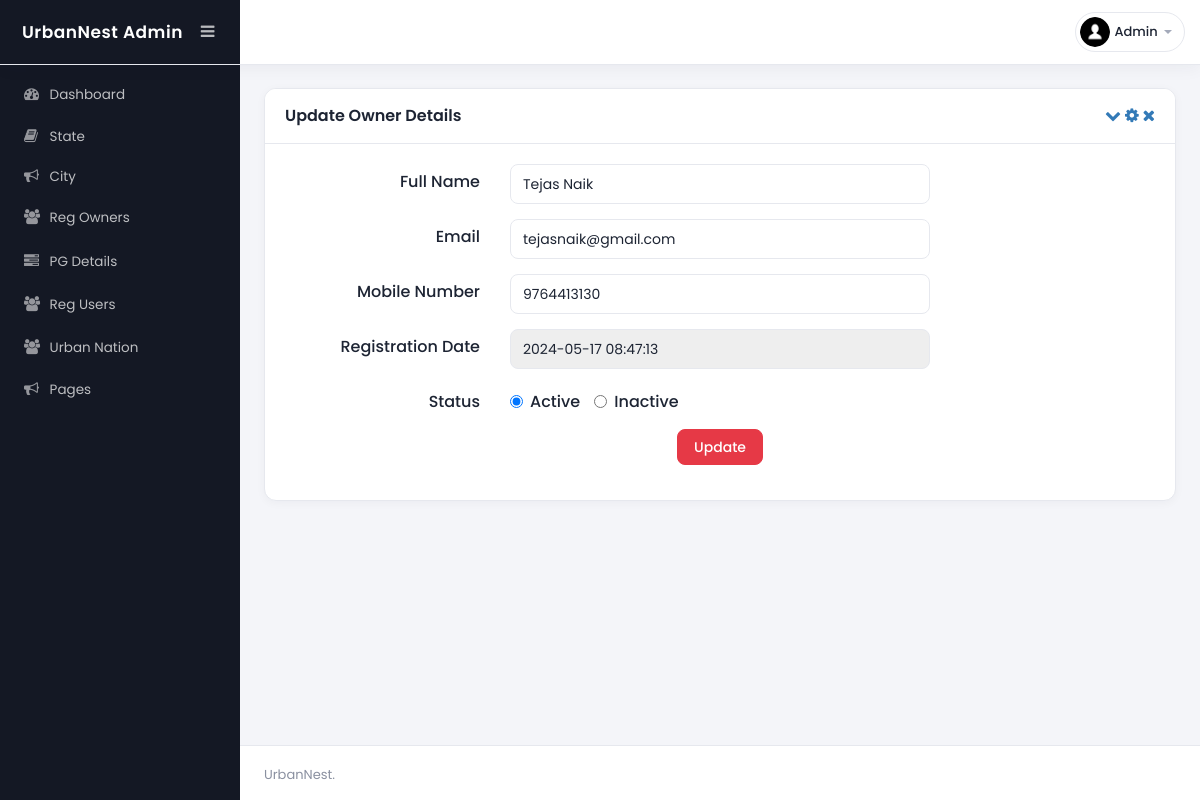
Screenshot of /admin/edit-ownerdetails.php?editid=12 (signed in) with the database file from the repository.
### tables this page shows
CREATE TABLE `tblowner` (
  `ID` int(10) NOT NULL,
  `FullName` varchar(200) DEFAULT NULL,
  `Email` varchar(200) DEFAULT NULL,
  `MobileNumber` bigint(10) DEFAULT NULL,
  `Password` varchar(120) DEFAULT NULL,
  `RegDate` timestamp NULL DEFAULT current_timestamp(),
  `VerificationFile` varchar(255) NOT NULL,
  `status` tinyint(1) NOT NULL DEFAULT 0
);

### includes/security.php (called while the page is built, shortened)
<?php
function h($value): string
{
    return htmlspecialchars((string) ($value ?? ''), ENT_QUOTES, 'UTF-8');
}
function current_admin_id(): int
{
    return (int) ($_SESSION['pgasaid'] ?? 0);
}

### admin/edit-ownerdetails.php (the view, shortened to what this page needs)
<?php
require_once __DIR__ . '/../includes/security.php';
include('includes/dbconnection.php');
$eid = (int) ($_GET['editid'] ?? 0);
?>
    <!DOCTYPE html>
    <head>
        <link rel="stylesheet" href="css/bootstrap.min.css">
        <link href="css/style.css" rel='stylesheet' type='text/css' />
        <link href="css/style-responsive.css" rel="stylesheet" />
        <link rel="stylesheet" href="css/font.css" type="text/css" />
        <link href="css/font-awesome.css" rel="stylesheet">
<link rel="stylesheet" href="../css/panel.css">
</head>
    <body>
        <section id="container">
            <?php include_once('includes/header.php'); ?>
            <?php include_once('includes/sidebar.php'); ?>
            <section id="main-content">
                <section class="wrapper">
                    <div class="form-w3layouts">
                        <div class="row">
                            <div class="col-lg-12">
                                <section class="panel">
                                    <header class="panel-heading">
                                        Update Owner Details
                                        <span class="tools pull-right">
                                            <a class="fa fa-chevron-down" href="javascript:;"></a>
                                            <a class="fa fa-cog" href="javascript:;"></a>
                                            <a class="fa fa-times" href="javascript:;"></a>
                                        </span>
                                    </header>
                                    <div class="panel-body">
                                        <div class="form">
                                            <?php
                                            $ret = mysqli_query($con, "select * from tblowner where ID=" . $eid);
                                            ?>
                                                <form class="cmxform form-horizontal " method="post" action="">
                                            <?php
                                            while ($row = mysqli_fetch_array($ret)) {
                                            ?>
                                                    <div class="form-group ">
                                                        <label for="adminname" class="control-label col-lg-3">Full Name</label>
                                                        <div class="col-lg-6">
                                                            <input class=" form-control" id="fullname" name="fullname" type="text" value="<?php echo h($row['FullName']); ?>" required="true">
                                                        </div>
                                                    </div>
                                                    <div class="form-group ">
                                                        <label for="email" class="control-label col-lg-3">Email</label>
                                                        <div class="col-lg-6">
                                                            <input class="form-control " id="email" name="email" type="email" value="<?php echo h($row['Email']); ?>" required="true">
                                                        </div>
                                                    </div>
                                                    <div class="form-group ">
                                                        <label for="username" class="control-label col-lg-3">Mobile Number</label>
                                                        <div class="col-lg-6">
                                                            <input class="form-control " id="contactnumber" name="contactnumber" type="text" value="<?php echo h($row['MobileNumber']); ?>" required="true">
                                                        </div>
                                                    </div>
                                                    <div class="form-group ">
                                                        <label for="username" class="control-label col-lg-3">Registration Date</label>
                                                        <div class="col-lg-6">
                                                            <input class="form-control " id="regDate" name="regdate" type="text" value="<?php echo h($row['RegDate']); ?>" readonly="true">
                                                        </div>
                                                    </div>
                                                    <div class="form-group">
                                                        <label for="status" class="control-label col-lg-3">Status</label>
                                                        <div class="col-lg-6">
                                                            <label class="radio-inline">
                                                                <input type="radio" name="status" value="1" <?php if ($row['status'] == 1) echo 'checked'; ?>> Active
                                                            </label>
                                                            <label class="radio-inline">
                                                                <input type="radio" name="status" value="0" <?php if ($row['status'] == 0) echo 'checked'; ?>> Inactive
                                                            </label>
                                                        </div>
                                                    </div>
                                                <?php } ?>
                                                <div class="form-group">
                                                    <div class="col-lg-offset-3 col-lg-6">
                                                        <p style="text-align: center;"> <button class="btn btn-primary" type="submit" name="submit">Update</button></p>
                                                    </div>
                                                </div>
                                                </form>
                                        </div>
                                    </div>
                                </section>
                            </div>
                        </div>
                    </div>
                </section>
                <?php include_once('includes/footer.php'); ?>
            </section>
        </section>
    </body>
    </html>

### admin/includes/header.php (shortened to what this page needs)
<?php
require_once __DIR__ . '/../../includes/security.php';
require_once __DIR__ . '/dbconnection.php';
?>
<header class="header fixed-top clearfix">
    <div class="brand">
        <a href="dashboard.php" class="logo">
            UrbanNest Admin
        </a>
        <div class="sidebar-toggle-box">
            <div class="fa fa-bars"></div>
        </div>
    </div>
    <div class="top-nav clearfix">
        <ul class="nav pull-right top-menu">
            <li class="dropdown">
                <a data-toggle="dropdown" class="dropdown-toggle" href="#">
                    <?php
                    $adid = current_admin_id();
                    $ret = mysqli_query($con, "select AdminName from tbladmin where ID=" . $adid);
                    $row = mysqli_fetch_array($ret);
                    $name = $row['AdminName'] ?? '';
                    ?>
                    <img alt="" src="images/2.png">
                    <span class="username"><?php echo h($name); ?></span>
                    <b class="caret"></b>
                </a>
            </li>
        </ul>
    </div>
</header>

### admin/css/style.css (style rules this page uses)
ul, ol { margin: 0; }
p { margin: 0; }
html, body { font-family: 'Roboto', sans-serif; font-size: 100%; overflow-x: hidden; background: url(../images/bg.jpg) no-repeat 0px 0px; background-size:cover; }
body a { transition: 0.5s all ease; -webkit-transition: 0.5s all ease; -moz-transition: 0.5s all ease; -o-transition: 0.5s all ease; -ms-transition: 0.5s all ease; text-decoration:none; }
p { margin:0; }
ul,label { margin:0; padding:0; }
#main-content { margin-left:240px; -webkit-transition:all .3s ease-in-out; -moz-transition:all .3s ease-in-out; -o-transition:all .3s ease-in-out; transition:all .3s ease-in-out; }
.header { left:0; right:0; z-index:1002; background:rgb(240, 188, 180); -webkit-transition:all .3s ease-in-out; -moz-transition:all .3s ease-in-out; -o-transition:all .3s ease-in-out; transition:all .3s ease-in-out; }
.fixed-top { position:fixed; box-shadow:1px 0 3px rgba(0,0,0,.15); }
.wrapper { display:inline-block; margin-top:80px; padding:15px; width:100%; }
.brand { background:#8b5c7e; float:left; width:240px; height:80px; position:relative; }
a.logo { font-size:22px; color:#fff; float:left; margin:20px 0 0 25px; text-transform:uppercase; }
#top_menu .nav>li,ul.top-menu>li { float:left; }
ul.top-menu { margin-right:15px; margin-top: 0; }
ul.top-menu > li > a { color: #fff; font-size: 16px; background: #8b5c7e; padding: 4px 8px; margin-right: 15px; border-radius: 50%; -webkit-border-radius: 50%; padding-right: 8px !important; }
.top-nav { margin-top:20px; }
.top-nav img { border-radius:50%; -webkit-border-radius:50%; width:33px; }
.top-nav .username { font-size:13px; color:#fff; }
.top-nav ul.top-menu>li>a { border-radius: 100px; -webkit-border-radius: 100px; padding: 0px; background: none; margin-right: 0; border: 1px solid #8b5c7e; background: #8b5c7e; }
.top-nav ul.top-menu>li { margin-left:10px; }
.top-nav .nav .caret { border-bottom-color:#A4AABA; border-top-color:#A4AABA; }
.sidebar-toggle-box { float:left; margin-top:23px; margin-left:-15px; background:#8b5c7e; border-radius:50%; -webkit-border-radius:50%; width:32px; height:32px; position:absolute; right:-15px; }
.sidebar-toggle-box .fa-bars { cursor:pointer; display:inline-block; font-size:15px; padding:8px 8px 8px 9px; color:#fff; }
.panel-heading { position: relative; height: 57px; line-height: 57px; letter-spacing: 0.2px; color: #000; font-size: 18px; font-weight: 400; padding: 0 16px; background:#ddede0; border-top-right-radius: 2px; border-top-left-radius: 2px; text-transform: uppercase; text-align: center; }
.panel { border: none ! important; }
.form-w3layouts { background: #eef9f0; padding: 2em; border-radius: 4px; -webkit-box-shadow: 0 1px 1px rgba(0,0,0,.05); box-shadow: 0 1px 1px rgba(0,0,0,.05); }

### rows the page displays
tblowner: fullname "Tejas Naik", email "tejasnaik@gmail.com", contactnumber "9764413130", regdate "2024-05-17 08:47:13", status "☑ Active", status "☐ Inactive"

### other values shown
$name "Admin"
